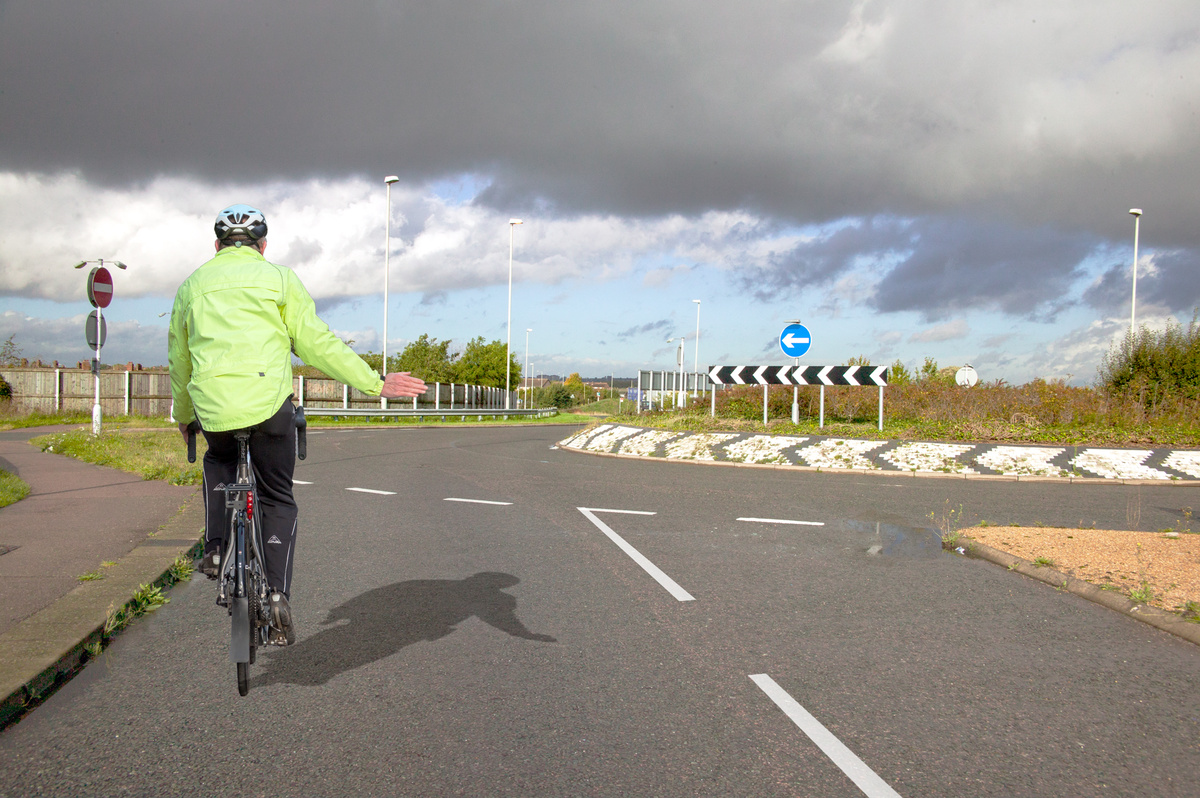
#> input picture ios/mockjuice/mockjuice_images/85BW2956.jpg, 1200 x 798 px
$ python v2_composite.py ../../../../ios/mockjuice/mockjuice_images/85BW1216.jpg ../../../../ios/mockjuice/mockjuice_images/85BW2956.jpg ../../../../ios/mockjuice/mockjuice_images/85BW2956.jpg 5 5
#> lines starting #> are read from the running program, lines starting #| are printed output that depends on the picture
"""v2: build a phone-shaped reference that keeps the original pixels. The generated tall image is resized so its copy of
the scene matches the original's scale (found by template matching over scale), aligned, and only its strips above and
below the original's footprint are used; the original goes in the middle unchanged and the seams are feathered.
Output width is the original's (937). Writes OUT.png and a seam preview.
V2_WARP=1 first warps the generated image onto the original with optical flow (needed when the generator redrew the scene).
usage: v2_composite.py GENERATED.png OLD_REF.png OUT.png [FEATHER_PX] [TARGET_H]"""
import sys, numpy as np, cv2
from PIL import Image

gen_p, old_p, out_p = sys.argv[1:4]
feather = int(sys.argv[4]) if len(sys.argv) > 4 else 24
target_h = int(sys.argv[5]) if len(sys.argv) > 5 else 2037
old = np.asarray(Image.open(old_p).convert('RGB')); H0, W0 = old.shape[:2]
#> further down, old is the input picture: shape (798, 1200, 3); mean R, G, B 150.2, 147.3, 138.4
#> after `H0, W0 = old.shape[:2]`: H0 = 798; W0 = 1200
gen = np.asarray(Image.open(gen_p).convert('RGB'))
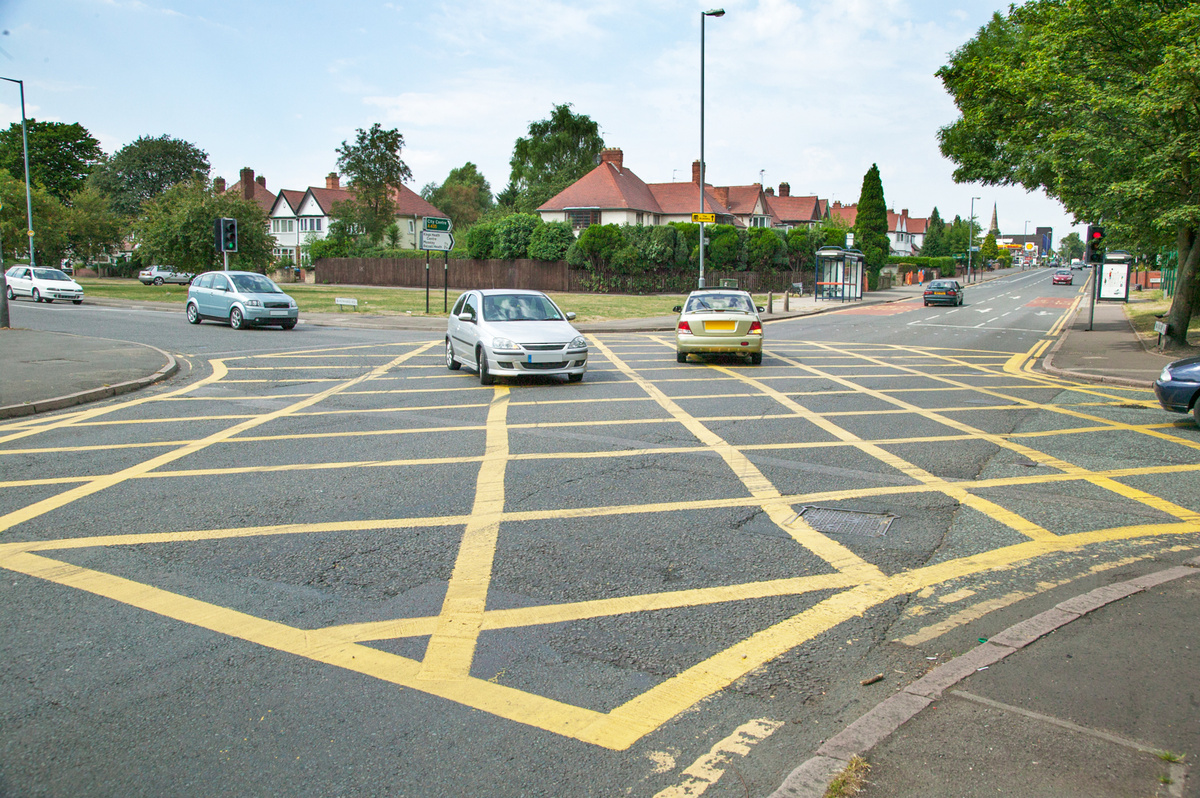
#> input picture ios/mockjuice/mockjuice_images/85BW1216.jpg, 1200 x 798 px
#> gen is the input picture: shape (798, 1200, 3); mean R, G, B 147.5, 153.3, 138.8
gg, og = cv2.cvtColor(gen, cv2.COLOR_RGB2GRAY), cv2.cvtColor(old, cv2.COLOR_RGB2GRAY)
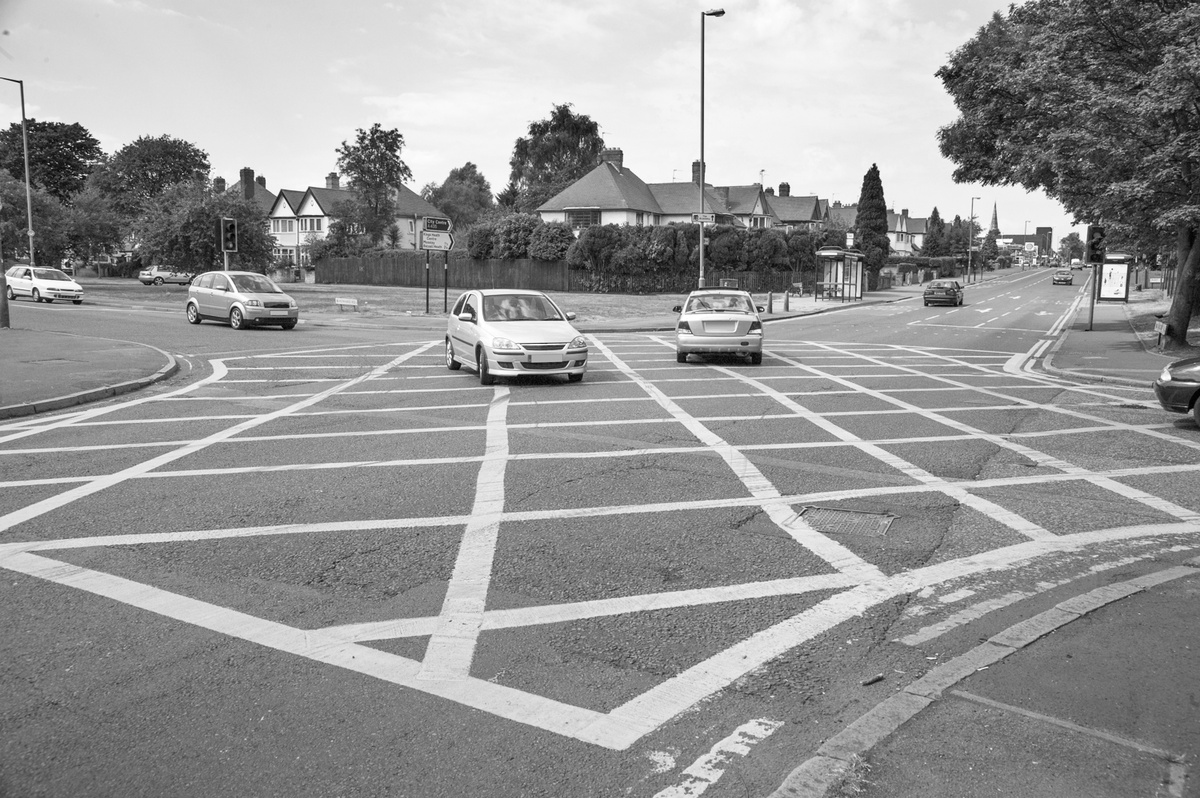
#> gg: shape (798, 1200); min 1, max 255, mean 149.9
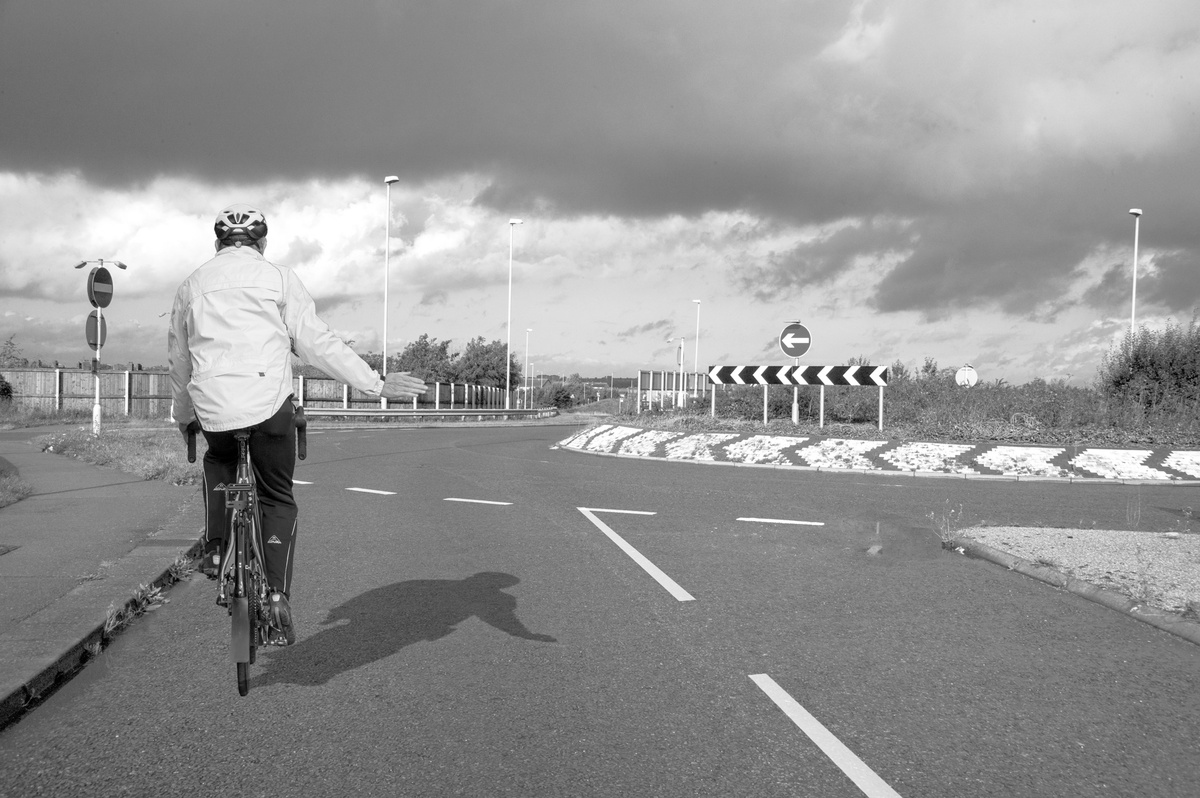
#> og: shape (798, 1200); min 0, max 255, mean 147.2

def match(s):
#> called with s = 0.7
    o = cv2.resize(og, None, fx=s, fy=s, interpolation=cv2.INTER_AREA)
    if o.shape[0] > gg.shape[0] or o.shape[1] > gg.shape[1]: return None
    _, m, _, loc = cv2.minMaxLoc(cv2.matchTemplate(gg, o, cv2.TM_CCOEFF_NORMED)); return m, loc
#> after `_, m, _, loc = cv2.minMaxLoc(cv2.matchTemplate(gg, o, cv2.TM_CCOEFF_NO`: m = 0.122; loc = (233, 164)
best = max(((match(s) or (-1, None))[0], s) for s in np.arange(0.70, 1.0, 0.005))
#> best = (0.202, 0.845)
s0 = best[1]
#> s0 = 0.845
best = max(((match(s) or (-1, None))[0], s) for s in np.arange(s0 - 0.01, s0 + 0.0101, 0.001))
#> best = (0.202, 0.844)
sc = best[1]; m, (gx, gy) = match(sc)
#> after `sc = best[1]`: sc = 0.844
#> after `m, (gx, gy) = match(sc)`: m = 0.202; gx = 0; gy = 124
print('scene in generated image: scale %.3f, offset (%d, %d), match %.3f' % (sc, gx, gy, m))
#| scene in generated image: scale 0.844, offset (0, 124), match 0.202
# resize generated so the scene is at the original's scale
k = 1 / sc
#> k = 1.18
G = cv2.resize(gen, None, fx=k, fy=k, interpolation=cv2.INTER_LANCZOS4)
ox, oy = round(gx * k), round(gy * k)                    # where the original's top-left falls in G
#> ox = 0; oy = 147
print('generated resized to %dx%d; original footprint at (%d, %d)' % (G.shape[1], G.shape[0], ox, oy))
#| generated resized to 1422x945; original footprint at (0, 147)
top_h, bot_h = oy, G.shape[0] - (oy + H0)
#> top_h = 147; bot_h = 0
print('new art available: %d px above, %d px below (need %d total)' % (top_h, bot_h, target_h - H0))
#| new art available: 147 px above, 0 px below (need -793 total)
# crop width: take columns so the original's columns line up, then fit to W0 (crop sides of strips)
x0 = ox; x1 = ox + W0
#> after `x0 = ox`: x0 = 0
#> after `x1 = ox + W0`: x1 = 1200
pad_l, pad_r = max(0, -x0), max(0, x1 - G.shape[1])
if pad_l or pad_r:
    print('generated is narrower than the original by %d/%d px: edge-padding strips' % (pad_l, pad_r))
    G = cv2.copyMakeBorder(G, 0, 0, pad_l, pad_r, cv2.BORDER_REPLICATE); x0 += pad_l; x1 += pad_l
G = G[:, x0:x1]
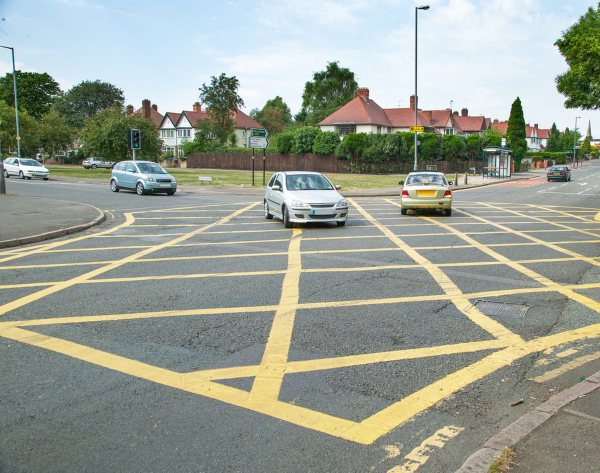
#> G: shape (945, 1200, 3) (shown at 1/2 size); mean R, G, B 153.1, 159.2, 147.5
if __import__('os').environ.get('V2_WARP', '0') == '1':
    # the generated scene is a redraw: warp G toward the original with DIS flow measured inside the original's footprint,
    # extended into the strips by repeating the edge rows and fading the flow out over FADE px
    FADE = 160
    a = cv2.cvtColor(old, cv2.COLOR_RGB2GRAY); b = cv2.cvtColor(G[oy:oy + H0], cv2.COLOR_RGB2GRAY)
    dis = cv2.DISOpticalFlow_create(cv2.DISOPTICAL_FLOW_PRESET_MEDIUM)
    fl = dis.calc(a, b, None)                                   # old(x) ~ G(x + fl)
    fl = cv2.GaussianBlur(fl, (0, 0), 12)
    print('flow in footprint: median |f| %.1f px, p90 %.1f px' % tuple(np.percentile(np.hypot(fl[..., 0], fl[..., 1]), [50, 90])))
    Hg = G.shape[0]
    full = np.zeros((Hg, W0, 2), np.float32)
    full[oy:oy + H0] = fl
    for y in range(oy):
        full[y] = fl[0] * max(0.0, 1 - (oy - y) / FADE)
    for y in range(oy + H0, Hg):
        full[y] = fl[-1] * max(0.0, 1 - (y - oy - H0) / FADE)
    gx, gy = np.meshgrid(np.arange(W0, dtype=np.float32), np.arange(Hg, dtype=np.float32))
    G = cv2.remap(G, gx + full[..., 0], gy + full[..., 1], cv2.INTER_LANCZOS4, borderMode=cv2.BORDER_REPLICATE)
need_top = (target_h - H0) // 2; need_bot = target_h - H0 - need_top
need_top, need_bot = min(need_top, top_h), min(need_bot, bot_h)
out = np.concatenate([G[oy - need_top:oy], old, G[oy + H0:oy + H0 + need_bot]], 0).astype(np.float64)
print('canvas %dx%d (top strip %d, bottom strip %d)' % (out.shape[1], out.shape[0], need_top, need_bot))
#| canvas 1200x798 (top strip -397, bottom strip -396)
# minimum-error seams: inside a band of BAND px at each end of the original, find per column the row where original and
# warped generated image differ least (dynamic programming, |dy| <= 1 per column), take generated above/below it
BAND = int(__import__('os').environ.get('V2_BAND', '140'))
Gc = G.astype(np.float64)
def seam(D):                      # D: band x W cost; returns row index per column
    h, w = D.shape; C = D.copy(); P = np.zeros((h, w), np.int8)
    for x in range(1, w):
        prev = C[:, x - 1]
        up = np.r_[np.inf, prev[:-1]]; dn = np.r_[prev[1:], np.inf]
        stack = np.stack([up, prev, dn]); k = stack.argmin(0)
        C[:, x] += stack.min(0); P[:, x] = k - 1
    y = int(C[:, -1].argmin()); rows = np.zeros(w, int)
#> after `y = int(C[:, -1].argmin())`: y = 74
    for x in range(w - 1, -1, -1):
        rows[x] = y; y += int(P[y, x])
#> this loop made 1200 passes
#> y on passes 1 to 3: 74, 74, 74
#> after the loop, rows = 1200 values, max 130 at index 549, min 12 at index 900, mean 78.75; y = 72
    return rows
def soft(a, b): return cv2.GaussianBlur(np.abs(a - b).sum(-1), (0, 0), 2.0)
# top: band = original rows [0, BAND)
Dt = soft(old[:BAND].astype(np.float64), Gc[oy:oy + BAND]); Dt[:12] += 1e6                 # keep seam off the very first rows
rt = seam(Dt)
#> rt has the same summary as rows in seam
# bottom: band = original rows [H0-BAND, H0)
Db = soft(old[H0 - BAND:].astype(np.float64), Gc[oy + H0 - BAND:oy + H0]); Db[-12:] += 1e6
rb = seam(Db)
#> the loop in seam (call 2), `for x in range(w - 1, -1, -1):` made 1200 passes
#> y on passes 1 to 3: 99, 99, 100
#> rb = 1200 values, max 124 at index 3, min 9 at index 397, mean 60.54
out = np.concatenate([G[oy - need_top:oy], old, G[oy + H0:oy + H0 + need_bot]], 0).astype(np.float64)
for x in range(W0):
    yt = need_top + rt[x]                         # rows above the seam come from the generated image
#> (the run stopped early here; a loop or call above may not have finished)
